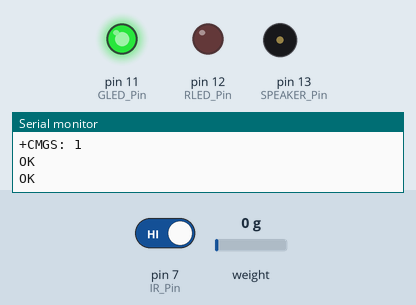
A sketch run on a simulated Arduino Uno, built with avr-gcc and run on an emulated ATmega328P. On the bench: output pins drawn as LEDs (lit = HIGH), buzzer (waves = sounding, pin HIGH), the last lines printed to the serial monitor. The test bench sets the inputs (shaded band); at power-on: pin 7 (IR_Pin) HIGH, weight on the scale 0 g. The modem accepts every AT command (registered, SIM ready, sends succeed) and sends nothing else.

Above: at 2.2 s.
2.3 s: pin 7 (IR_Pin) driven LOW
At 3.9 s:
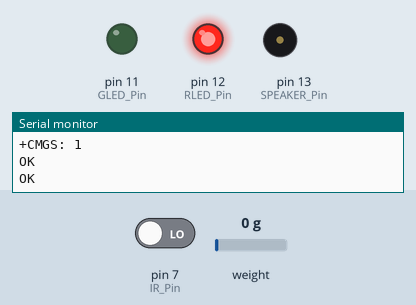
4.4 s: weight on the scale set to 91 g
6.4 s: weight on the scale set to 110 g
At 7.83 s:
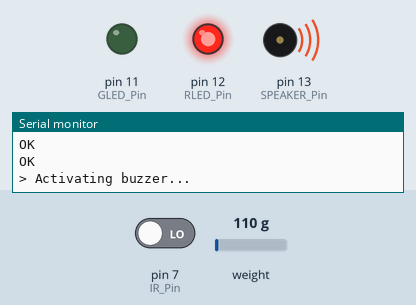
13.7 s: pin 7 (IR_Pin) driven HIGH
At 14.7 s:
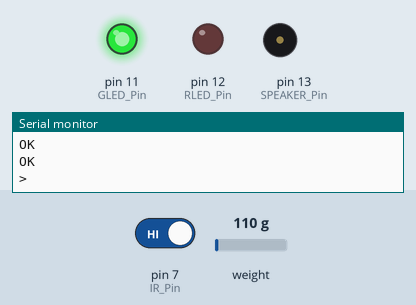
Timing chart, 0 to 16.4 s (numbered marks = the images above; inputs shaded):
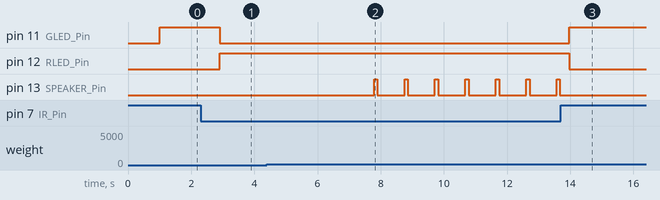

Measured:
- the behaviour switches between 100 and 101 g on weight on the scale (found by bisection; images 1 and 2)
- after the input at 2.3 s, pin 11 (GLED_Pin): HIGH → LOW after 0.61 s; pin 12 (RLED_Pin): LOW → HIGH after 0.61 s
- after the input at 6.4 s, pin 13 (SPEAKER_Pin): alternates HIGH for 0.10 s and LOW for 0.86 s, starting after 1.4 s
- after the input at 13.7 s, pin 11 (GLED_Pin): LOW → HIGH after 0.28 s; pin 12 (RLED_Pin): HIGH → LOW after 0.28 s; pin 13 (SPEAKER_Pin): stops changing and stays LOW

The sketch:

INTRUDER_ALERT_SYSTEM.ino
```cpp
#include <Arduino.h>
#include <SoftwareSerial.h>
#include "HX711.h"

// HX711 circuit wiring
const int LOADCELL_DOUT_PIN = 2;
const int LOADCELL_SCK_PIN = 3;
#define Calibration_factor 10
HX711 scale;

int reading;
int lastReading;


const int IR_Pin = 7;
const int GLED_Pin = 11;
const int RLED_Pin = 12;
const int SPEAKER_Pin = 13;  // Speaker pin
const int GSM_RX_Pin = 8;    // Connect GSM TX to Arduino pin 8
const int GSM_TX_Pin = 9;    // Connect GSM RX to Arduino pin 9
int i = 0;

SoftwareSerial gsmSerial(GSM_RX_Pin, GSM_TX_Pin);

void setup() {
  Serial.begin(57600);    // Serial monitor for debugging
  gsmSerial.begin(9600);  // Initialize GSM module
  Serial.println("Initializing the scale");
  scale.begin(LOADCELL_DOUT_PIN, LOADCELL_SCK_PIN);

  scale.set_scale(Calibration_factor);
  scale.tare();

  pinMode(IR_Pin, INPUT);
  pinMode(GLED_Pin, OUTPUT);
  pinMode(RLED_Pin, OUTPUT);
  pinMode(SPEAKER_Pin, OUTPUT);  // Speaker pin as output

  // Initialize LEDs to an off state
  digitalWrite(GLED_Pin, HIGH);
  digitalWrite(RLED_Pin, LOW);
}

void loop() {

  if (scale.wait_ready_timeout(200)) {
    reading = abs(round(scale.get_units()));
    Serial.print("Weight: ");
    Serial.println(reading);
    // if (reading != lastReading) {
    //   displayWeight(reading);
    // }
    lastReading = reading;
  } else {
    Serial.println("HX711 not found.");
  }


  int IR_State = digitalRead(IR_Pin);

  if (IR_State == LOW && reading > 100) {
    digitalWrite(GLED_Pin, LOW);   // Green LED on
    digitalWrite(RLED_Pin, HIGH);  // Red LED off
    Serial.println("Intruder detected!");
    sendToGSM("+254726339318", "Intruder detected!");  // Replace +1234567890 with the recipient's phone number
    Serial.println("Activating buzzer...");
    digitalWrite(SPEAKER_Pin, HIGH);  // Power up the speaker (buzzer)
    delay(100);                       // Buzzer on for 1 second
    digitalWrite(SPEAKER_Pin, LOW);   // Turn off the speaker (buzzer)
  } else if (IR_State == HIGH) {
    digitalWrite(GLED_Pin, HIGH);  // Green LED off
    digitalWrite(RLED_Pin, LOW);   // Red LED on
    Serial.println("All clear");
    sendToGSM("+254726339318", "All clear");  // Replace +1234567890 with the recipient's phone number
  } else if (IR_State == LOW && reading < 100) {
    digitalWrite(GLED_Pin, LOW);  // Green LED on
    digitalWrite(RLED_Pin, HIGH);
    Serial.println("FALSE ALARM !!!!");
    sendToGSM("+254726339318", "FALSE ALARM !!!!!");
  }

  delay(100);  // Reduced delay for smoother operation
}

void sendToGSM(String phoneNumber, String message) {
  gsmSerial.println("AT");  // Send AT command to check if GSM module is responding
  delay(100);               // Wait for the response
  while (gsmSerial.available()) {
    Serial.write(gsmSerial.read());  // Print response to serial monitor
  }

  gsmSerial.println("AT+CMGF=1");  // Set SMS mode to text
  delay(100);                      // Wait for the response
  while (gsmSerial.available()) {
    Serial.write(gsmSerial.read());  // Print response to serial monitor
  }

  gsmSerial.print("AT+CMGS=\"");
  gsmSerial.print(phoneNumber);
  gsmSerial.println("\"");
  delay(100);  // Wait for the response
  while (gsmSerial.available()) {
    Serial.write(gsmSerial.read());  // Print response to serial monitor
  }

  gsmSerial.print(message);
  delay(100);
  gsmSerial.write(0x1A);  // End SMS transmission
  delay(100);             // Delay to ensure complete message transmission
}
```
